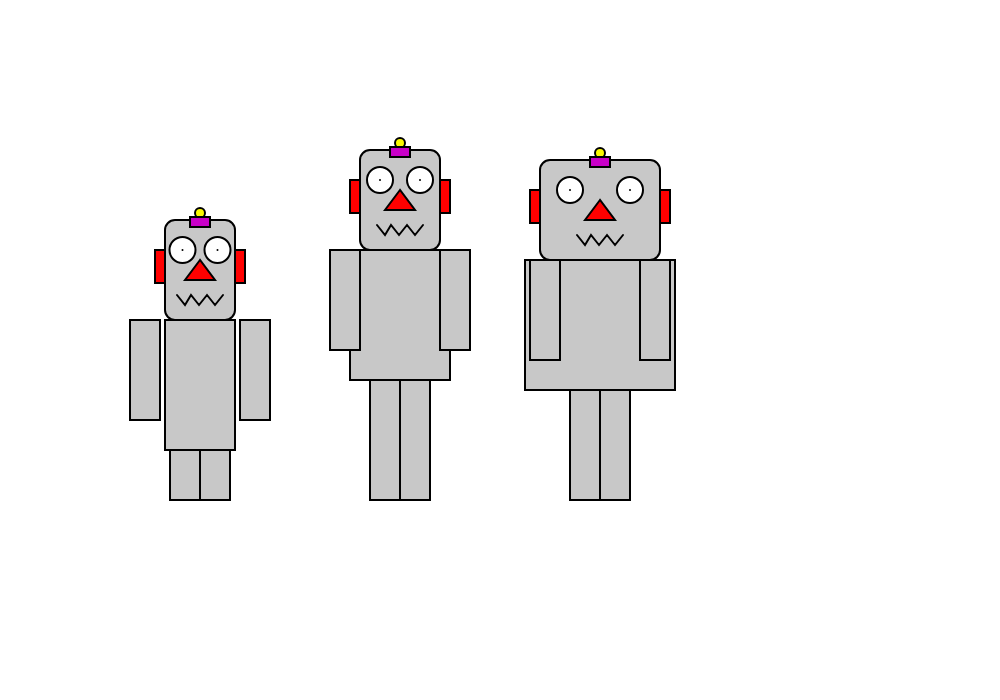
Frame 1 (no input)
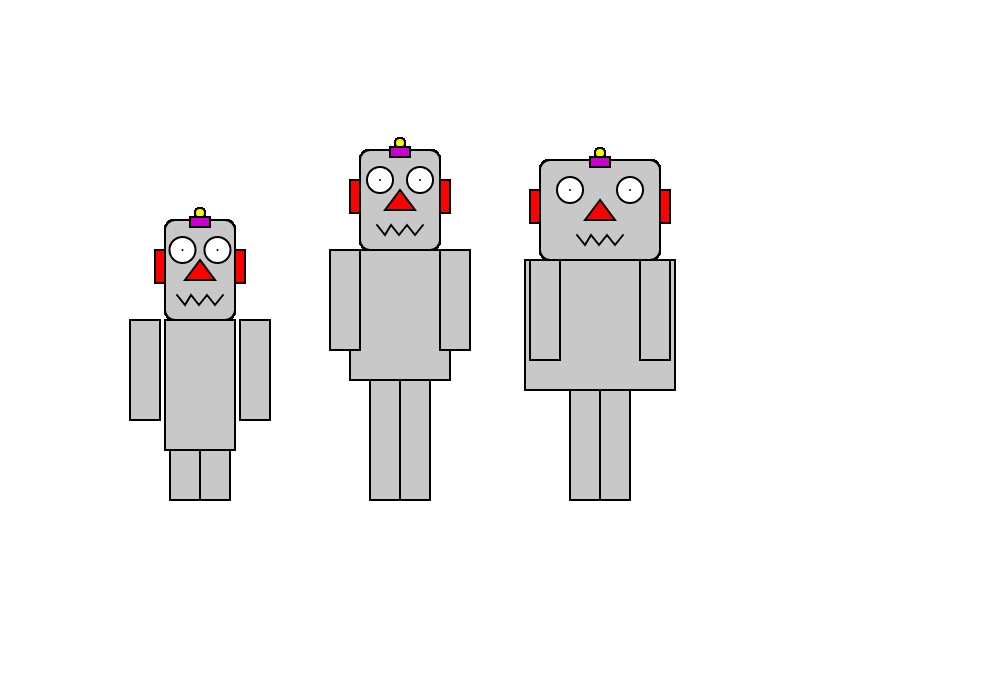
Frame 60 (no input)
Frame 120 (the mouse pressed at the canvas centre since frame 60): identical to frame 60, image omitted

The p5.js sketch that drew these frames (run headless with seeded random() and noise() and a simulated clock; from frame 60 on, the mouse is pressed at the canvas centre):

// p5.js sketch
// ── sketch.js
//Hack it - we are the robot family

//TASK 1. modify the code so that all three robots are drawn
//TASK 2. try changing the numbers to create your robot family
//TASK 3. create more arrays and use the values in them to add more variation to the robots

var robotWidths;
var robotHeights;
var headWidths;

function setup() {
   //create a canvas for the robot
   createCanvas(1000, 700);
   robotWidths = [70, 100, 150];
   robotHeights = [50, 120, 110];
   headWidths = [0.7, 0.8, 1.2];
}

function draw() {
   translate(0, 500);
   createRobot(robotWidths[0], robotHeights[0], headWidths[0]);
   createRobot(robotWidths[1], robotHeights[1], headWidths[1]);
   createRobot(robotWidths[2], robotHeights[2], headWidths[2]);
}

function createRobot(rWidth, rHeight, hWidth) {
   strokeWeight(2);

   //ROBOT
   translate(200, 0);

   fill(200);
   rect(-rWidth / 2, -rHeight - 130, rWidth, 130);
   rect(-70, -rHeight - 130, 30, 100);
   rect(40, -rHeight - 130, 30, 100);
   rect(-30, -rHeight, 30, rHeight);
   rect(0, -rHeight, 30, rHeight);

   //robot heads
   fill(200);
   rect(-50 * hWidth, -rHeight - 230, 100 * hWidth, 100, 10);

   //ears
   fill(255, 0, 0);
   rect(-50 * hWidth - 10, -rHeight - 200, 10, 33);
   rect(50 * hWidth, -rHeight - 200, 10, 33);

   //robots' antennas
   fill(250, 250, 0);
   ellipse(0, -rHeight - 237, 10, 10);
   fill(200, 0, 200);
   rect(-10, -rHeight - 233, 20, 10);

   //robot's eyes
   fill(255);
   ellipse(-25 * hWidth, -rHeight - 200, 26, 26);
   point(-25 * hWidth, -rHeight - 200);
   ellipse(25 * hWidth, -rHeight - 200, 26, 26);
   point(25 * hWidth, -rHeight - 200);

   //robots' nose
   fill(255, 0, 0);
   triangle(0, -rHeight - 190, -15, -rHeight - 170, 15, -rHeight - 170);

   //robot mouth
   noFill();
   beginShape();
   vertex(-23, -rHeight - 155);
   vertex(-15, -rHeight - 145);
   vertex(-9, -rHeight - 155);
   vertex(-1, -rHeight - 145);
   vertex(7, -rHeight - 155);
   vertex(15, -rHeight - 145);
   vertex(23, -rHeight - 155);
   endShape();
}
